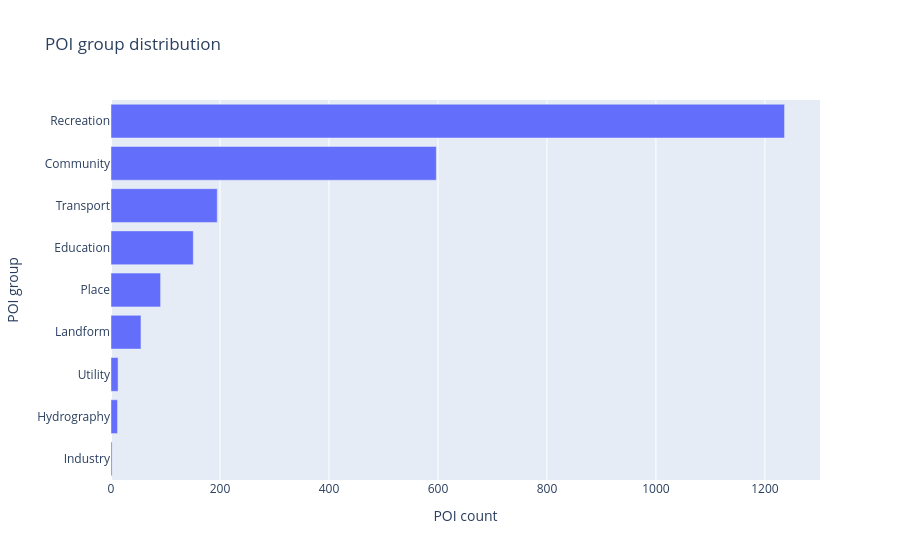

The cell this chart's notebook holds for it:
### Markdown cell above
### POI Group Distribution

### Code cell
build_poi_group_distribution(poi_groups).show()

### Figure 1 — Plotly figure (JSON) as saved in the notebook; plotly's stock layout.template omitted (floating-point values rounded to 4 significant figures)
{"data": [{"hovertemplate": "POI count=%{x}<br>POI group=%{y}<extra></extra>", "legendgroup": "", "marker": {"color": "#636efa", "pattern": {"shape": ""}}, "name": "", "orientation": "h", "showlegend": false, "textposition": "auto", "type": "bar", "x": [2, 12, 13, 55, 91, 151, 195, 597, 1236], "xaxis": "x", "y": ["Industry", "Hydrography", "Utility", "Landform", "Place", "Education", "Transport", "Community", "Recreation"], "yaxis": "y"}], "layout": {"barmode": "relative", "legend": {"tracegroupgap": 0}, "title": {"text": "POI group distribution"}, "xaxis": {"anchor": "y", "domain": [0, 1], "title": {"text": "POI count"}}, "yaxis": {"anchor": "x", "domain": [0, 1], "title": {"text": "POI group"}}}}
